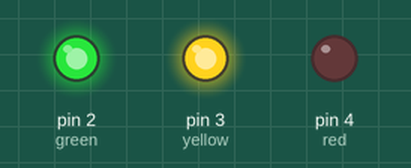
Bench run of a sketch on a simulated Arduino Uno, built with avr-gcc and run on an emulated ATmega328P. Shown: output pins drawn as LEDs (lit = HIGH).

Above: at 0.05 s.
At 2.85 s:
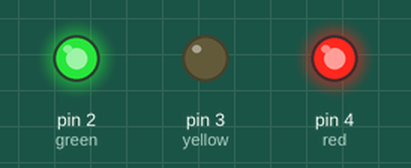
At 5.65 s:
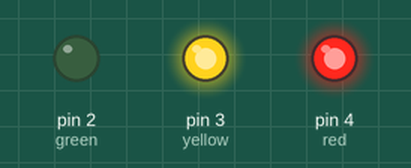
At 8.45 s:
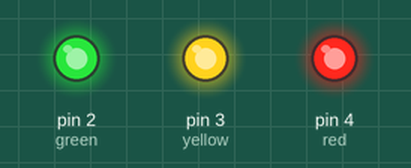
At 11.35 s:
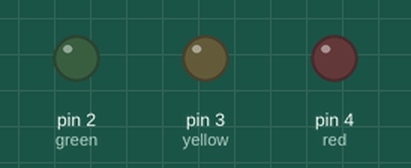
Timing chart, 0 to 11.7 s (numbered marks = the images above):
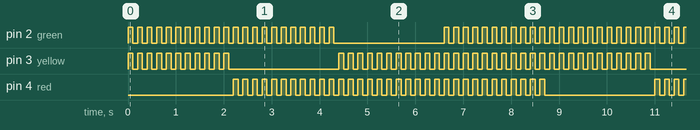

Measured:
- by itself, pin 2 (green): repeats every 8.8 s: HIGH 0.10 s, LOW 2.3 s, 32 × (HIGH 0.10 s, LOW 0.10 s)
- by itself, pin 3 (yellow), pin 4 (red): moves between LOW and HIGH, repeating every 8.8 s

The sketch:

complexBlinker.ino
```cpp
int green = 2;
int yellow = 3;
int red = 4;

void setup()
{

  pinMode(green,OUTPUT);
  pinMode(yellow,OUTPUT);
  pinMode(red,OUTPUT);

}

void loop()

{
  for(int i=0 ; i<11 ; i++)
  {
    digitalWrite(green,HIGH);
    digitalWrite(yellow,HIGH);
    delay(100);
    digitalWrite(green,LOW);
    digitalWrite(yellow,LOW);
    delay(100);
  }

  for(int i=0 ; i<11 ; i++)
  {
    digitalWrite(green,HIGH);
    digitalWrite(red,HIGH);
    delay(100);
    digitalWrite(green,LOW);
    digitalWrite(red,LOW);
    delay(100);

  }

  for(int i=0 ; i<11 ; i++)
  {
    digitalWrite(red,HIGH);
    digitalWrite(yellow,HIGH);
    delay(100);
    digitalWrite(red,LOW);
    digitalWrite(yellow,LOW);
    delay(100);

  }

  for(int i=0 ; i<11 ; i++)
  {
    digitalWrite(green,HIGH);
    digitalWrite(yellow,HIGH);
    digitalWrite(red,HIGH);
    delay(100);
    digitalWrite(green,LOW);
    digitalWrite(yellow,LOW);
    digitalWrite(red,LOW);
    delay(100);

  }

}
```
